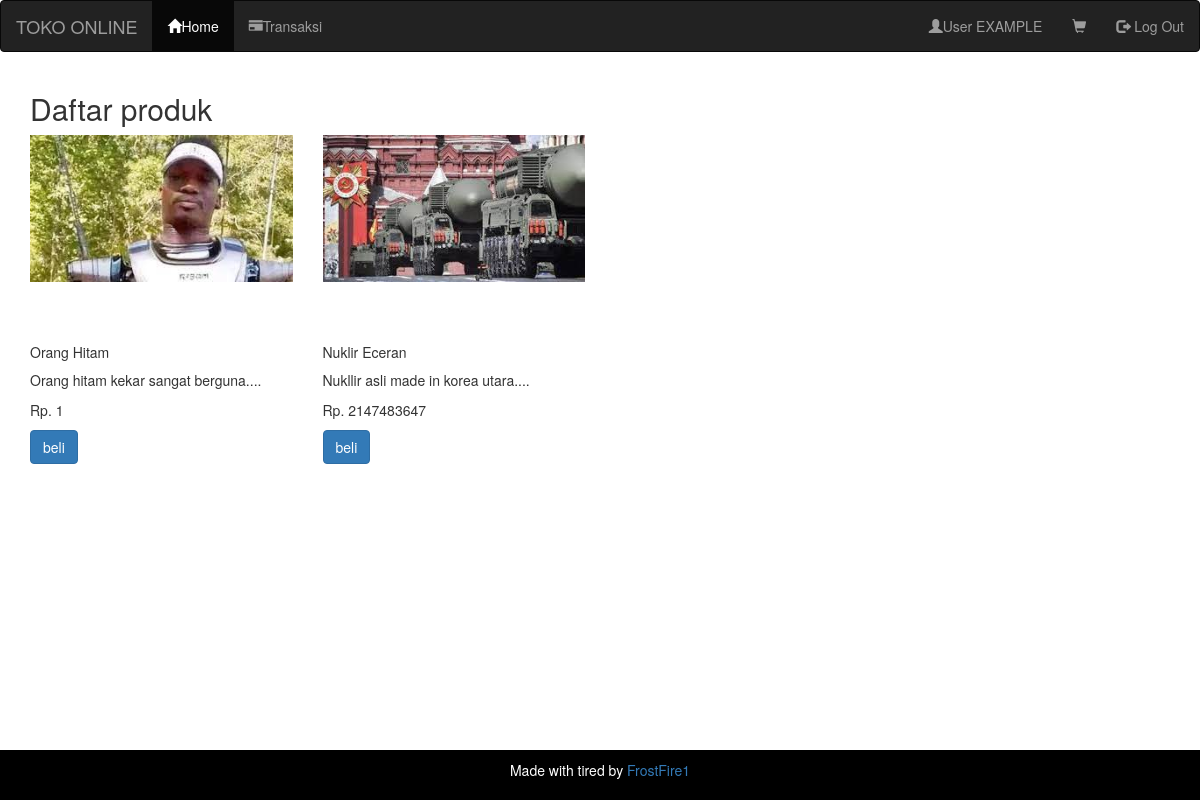
The page /tugas/home.php (signed in) on the database its author committed.
### tables this page shows
CREATE TABLE `produk` (
  `id_produk` int(11) NOT NULL,
  `nama_produk` varchar(100) NOT NULL,
  `deskripsi` text NOT NULL,
  `harga` int(11) NOT NULL,
  `foto_produk` varchar(255) NOT NULL,
  `stok` int(255) NOT NULL DEFAULT 0
);

### tugas/home.php (the view, shortened to what this page needs)
<?php
include "header.php";
?>
<div class="container content">
    <h2>Daftar produk</h2>
    <div class="row">
        <?php
        include "koneksi.php";
        $qry_produk = mysqli_query($con,  "SELECT * FROM produk");
        while ($dt_produk = mysqli_fetch_array($qry_produk)) {
            ?>
            <div class="col-md-3">
                <div class="card" style="overflow: hidden;">
                    <div style="width: 100%; height: 200px; overflow: hidden;">
                        <img src="<?=$dt_produk['foto_produk'] ?>" class="card-img-top" style="width: 100%; height: auto; object-fit: cover;">
                    </div>
                    <div class="card-body">
                        <h5 class="card-title"><?= $dt_produk['nama_produk'] ?></h5>
                        <p class="card-text"><?= substr($dt_produk['deskripsi'], 0, 32) ?>....</p>
                        <p class="card-text">Rp. <?= $dt_produk['harga'] ?></p>
                        <a href="produk.php?id_produk=<?= $dt_produk['id_produk'] ?>" class="btn btn-primary">beli</a>
                    </div>
                </div>
            </div>
            <?php
        }
        ?>
    </div>
</div>
<?php
include "footer.php";
?>

### rows shown on the page
produk: foto_produk (picture), nama_produk "Orang Hitam", deskripsi "Orang hitam kekar sangat berguna", harga "1"
produk: foto_produk (picture), nama_produk "Nuklir Eceran", deskripsi "Nukllir asli made in korea utara", harga "2147483647"

### other values the page prints
$_SESSION['nama'] "User EXAMPLE"
